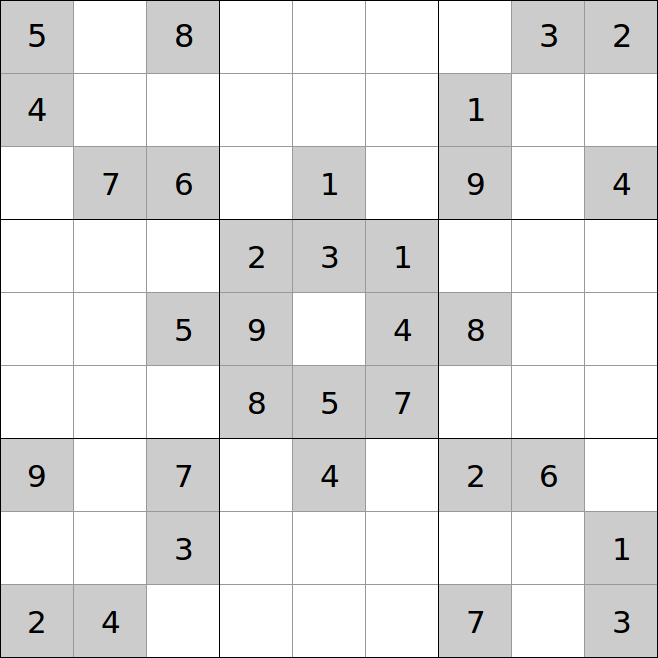
#> input picture sudoku.png, 658 x 658 px, found by its file name
$ python opencv.py   (Python 2 division)
#> lines starting #> are read from the running program, lines starting #| are printed output that depends on the picture; after the words box and inside, x2 and y2 are one past the last pixel; in counts of white or black regions, pixels touching at a corner belong together
import cv2
import numpy as np
from PIL import Image

img = cv2.imread("/home/nikhil/nikhil/Sudoku/sudoku.png", 0)
#> img: shape (658, 658); min 0, max 255, mean 228.5
ret, thresh = cv2.threshold(img, 10, 255, cv2.THRESH_BINARY)
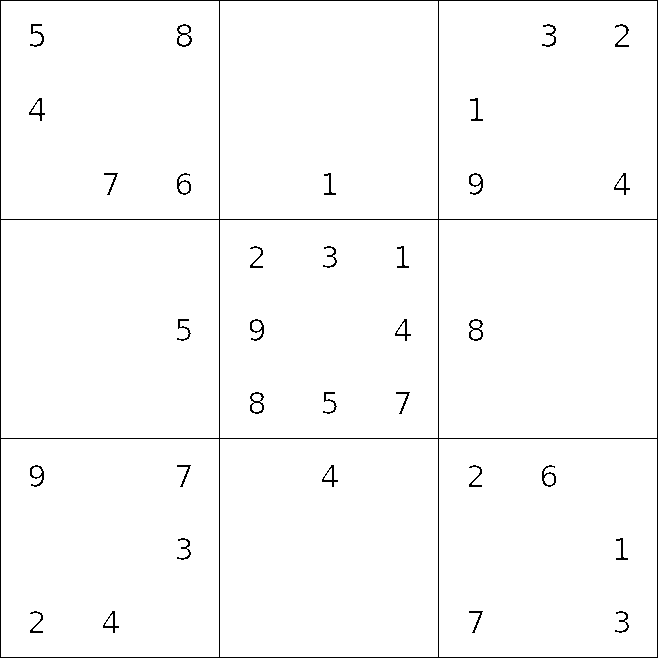
#> thresh: shape (658, 658); 98.1% white; black in thin lines or dots

print "Threshold selected : ", ret
cv2.imwrite("./output.png", thresh)

$ run again, with ptrain.png copied over sudoku.png
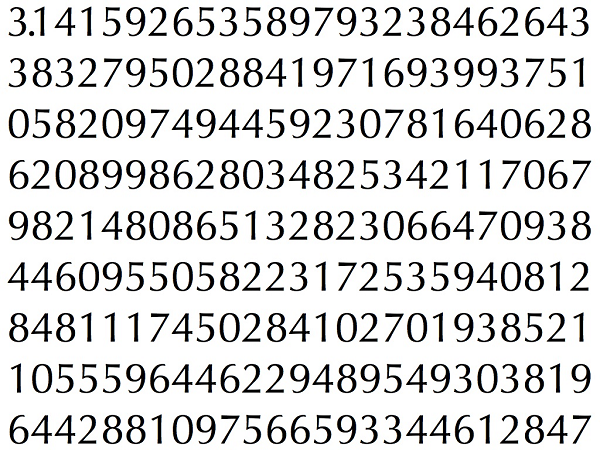
#> input picture ptrain.png, 600 x 450 px, found by its file name
#> `ret, thresh = cv2.threshold(img, 10, 255, cv2.THRESH_BINARY)`:
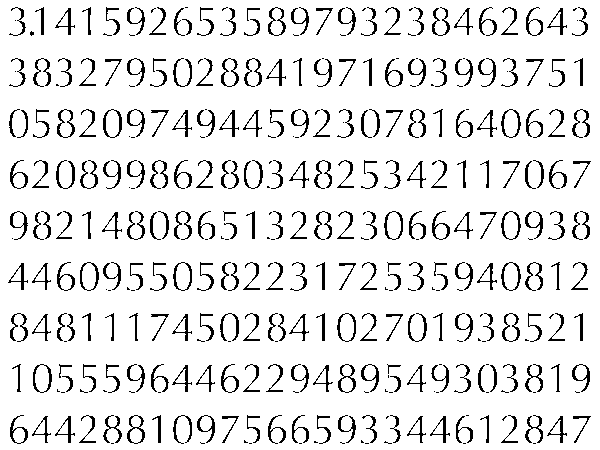
#> thresh: shape (450, 600); 90.1% white; black in thin lines or dots

$ run again, with training_chars.png copied over sudoku.png
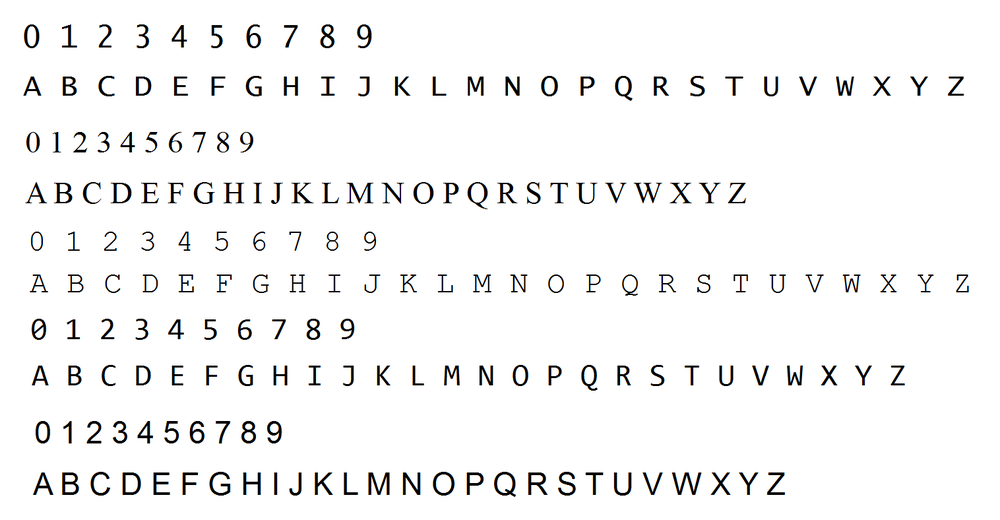
#> input picture training_chars.png, 1000 x 520 px, shrunk from 1516 x 788 before the run, found by its file name
#> `ret, thresh = cv2.threshold(img, 10, 255, cv2.THRESH_BINARY)`:
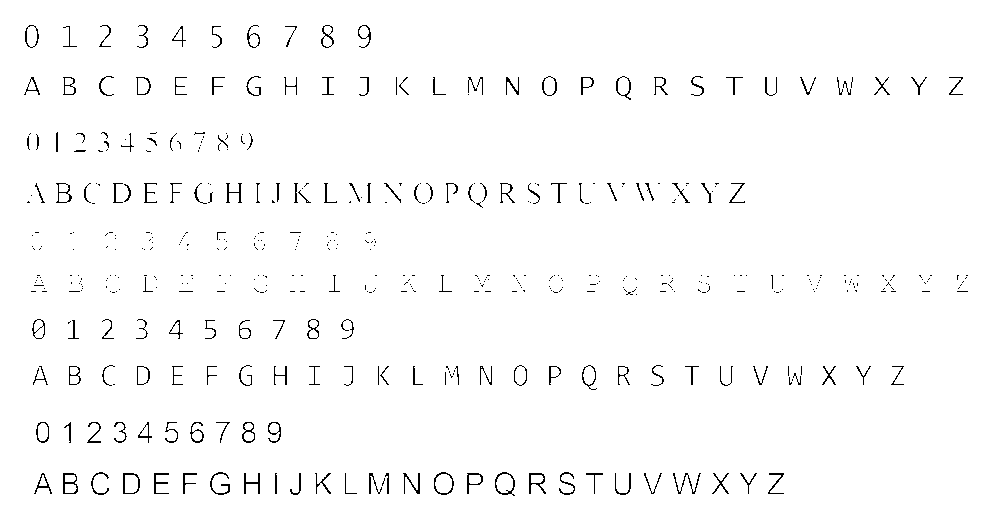
#> thresh: shape (520, 1000); 98.1% white; black in thin lines or dots, all inside (x1, y1, x2, y2) = (24, 25, 968, 496)
